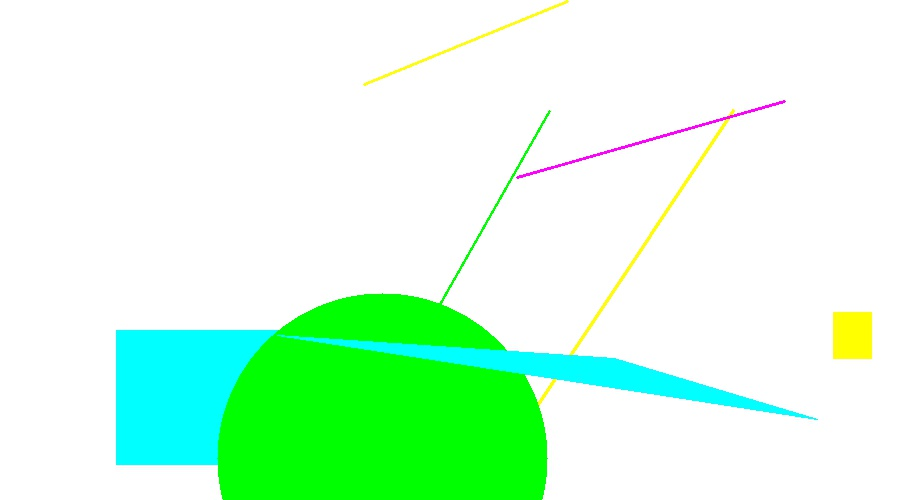
#> input picture notebooks/assets/1-test-images/test-target.jpg, 900 x 500 px, found by its file name
$ jupyter execute --allow-errors 3-select-image-patches.ipynb   (shell and % lines are left out)
#> lines starting #> are read from the running program, lines starting #| are printed output that depends on the picture
#> further down, test_image is the input picture: shape (500, 900, 3); mean B, G, R 222.3, 254.3, 210.3
### mosaic_maker/mosaic/mosaic_image.py
import numpy as np
import cv2
from imutils import resize

import threading

from mosaic_maker.basic_processing.image_processor import ImageProcessor

from mosaic_maker.patch.patch import Patch


class MosaicImage:
    # [9 lines left out: function __init__, not called in this run]

    @staticmethod
    def _crop_image_to_patch_size(image, patch_size):
#> called with patch_size = 32
        height, width, _ = image.shape
#> height = 500; width = 900
        new_width = width - width % patch_size
#> new_width = 896
        new_height = height - height % patch_size
#> new_height = 480
        return image[0:new_height, 0:new_width]
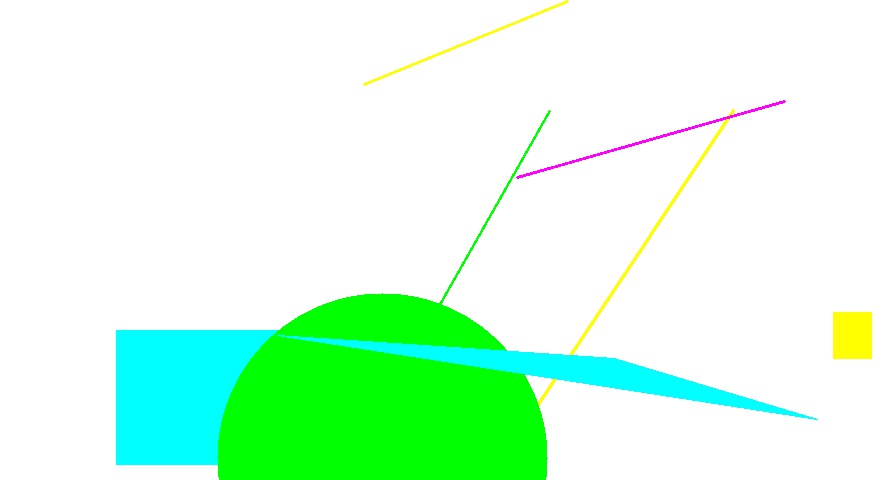
#> returned value: shape (480, 896, 3); mean of channels 0, 1, 2 224.6, 254.3, 212.1; drawn as B, G, R

    # [47 lines left out: functions compose_mosaic, _compose_mosaic_for, _select_patch_for, _progress_display_loop, not called in this run]

### mosaic_maker/mosaic/patch_picker.py
import cv2
from config import DESCRIPTION_CSV_FILE_NAME, \
    ACCEPTED_HISTOGRAM_DISTANCE_MARGIN, PATCH_SIZE, \
    USE_SOBEL_DESCRIPTOR, USE_HISTOGRAM_DESCRIPTOR, HISTOGRAM_VECTOR_LENGTH
import numpy as np

from mosaic_maker.patch.patch import Patch


class PatchPicker:
    def __init__(self, set_name, set_path):
        self.set_name = set_name
        self.set_path = set_path

        self.patches = self._load_patches()

    def _load_patches(self):
        (patches_dict, sobel_patches_dict) = self._load_patches_images()
        descriptions_dict = self._load_csv()

        patches_list = []

        for patch_name in descriptions_dict.keys():
            patches_list.append(Patch(patch_name,
                                      patches_dict[patch_name], sobel_patches_dict[patch_name],
                                      descriptions_dict[patch_name]))

        return np.array(patches_list)

    def _load_patches_images(self):
        patches_path = self.set_path / 'images'
        sobel_patches_path = self.set_path / 'sobel-images'

        patches_dict = {}
        sobel_patches_dict = {}

        for patch_path in patches_path.iterdir():
            patch_name = patch_path.name

            if patch_name.startswith('.'):
                continue

            patches_dict[patch_name] = cv2.imread(patch_path.as_posix())
            sobel_patches_dict[patch_name] = cv2.imread((sobel_patches_path / patch_name).as_posix(), cv2.IMREAD_GRAYSCALE)

        return patches_dict, sobel_patches_dict

    # [56 lines left out: functions _load_csv, pick_patch_for, not called in this run]

### notebooks/3-select-image-patches.ipynb
[cell 1]
import os, sys
currentdir = os.path.dirname(os.path.realpath("__file__"))
parentdir = os.path.dirname(currentdir)
sys.path.append(parentdir)

# 3. Select image patches for processing

In this short chapter, we will start working on mosaic composing. Before we
start working on the matching algorithm, we have to prepare the processing
framework.

We will be working on `MosaicImage` class from `mosaic_maker.mosaic.mosaic_image`
module.

We have two methods to implement there:
  - `_crop_image_to_patch_size`, that crops image so its completely divisible
  by our patch size - this is a brutal solution that will save us from
  border-case headaches
  - `_select_patch_for`, that will use a `PatchPicker` class for selecting
  match for currently processed square and will print patch on the mosaic
  image. `_select_patch_for` prints also some development info.

Displaying development info on images is common practice for debugging and
tracking computer vision algorithms behavior. We will display
the Sobel version of the image and mosaic to see if our algorithm persists
edges well. We will also mark current progress by marking processed shapes
with border.

Take a while for `MosaicImage` implementation analysis. As you will see, we're
using threads for its main loop. The reason is that we want to be able to
display current mosaic status during computation-heavy
operations. In order to prevent mosaic computation from blocking interface,
we put its logic to separate thread witch is a common practice in the systems
with responsive GUI.

Let's start with cropping implementation. At this stage, you should be
acquainted with the `Numpy` well enough to crop source image, so it's
fully divisible by the `PATCH_SIZE`.

Remember to make `select_patch_for` return a new image instead of
modifying the original one.

[cell 2]
import cv2
import numpy as np
from matplotlib import pyplot as plt
from mosaic_maker.mosaic.mosaic_image import MosaicImage
from mosaic_maker.mosaic.patch_picker import PatchPicker
from config import PATCH_SIZE, PROJECT_ROOT

[cell 3]
image_path = PROJECT_ROOT / 'assets/test-target.jpg'
test_image = cv2.imread(image_path.as_posix())
plt.imshow(cv2.cvtColor(test_image, cv2.COLOR_BGR2RGB))

[cell 4]
test_image_copy = test_image.copy()

cropped_image = MosaicImage._crop_image_to_patch_size(test_image_copy, PATCH_SIZE)
print(f'original shape: {test_image_copy.shape}')
#| original shape: (500, 900, 3)
print(f'cropped shape: {cropped_image.shape}')
#| cropped shape: (480, 896, 3)
plt.imshow(cv2.cvtColor(cropped_image, cv2.COLOR_BGR2RGB))

The next step will be a bit more sophisticated. We want to modify
`_select_patch_for` method so it:
  - creates patch class instance for provided `(x, y)` position
  - feeds it to `PatchPicker` `pick_patch_for` method to select mosaic patch
   (currently `pick_patch_for` isn't implemented, so it always returns a random
   image from the sources set
  - prints corresponding images on `mosaic` and `sobel_mosaic`
  - prints corresponding rectangles on `target_image_copy` and
  `target_sobel_image_copy`

[cell 5]
test_image_copy = test_image.copy()

patches_path = PROJECT_ROOT / 'assets/indexed-sources/test'
#> (the rest of this cell did not finish here and is left out)
